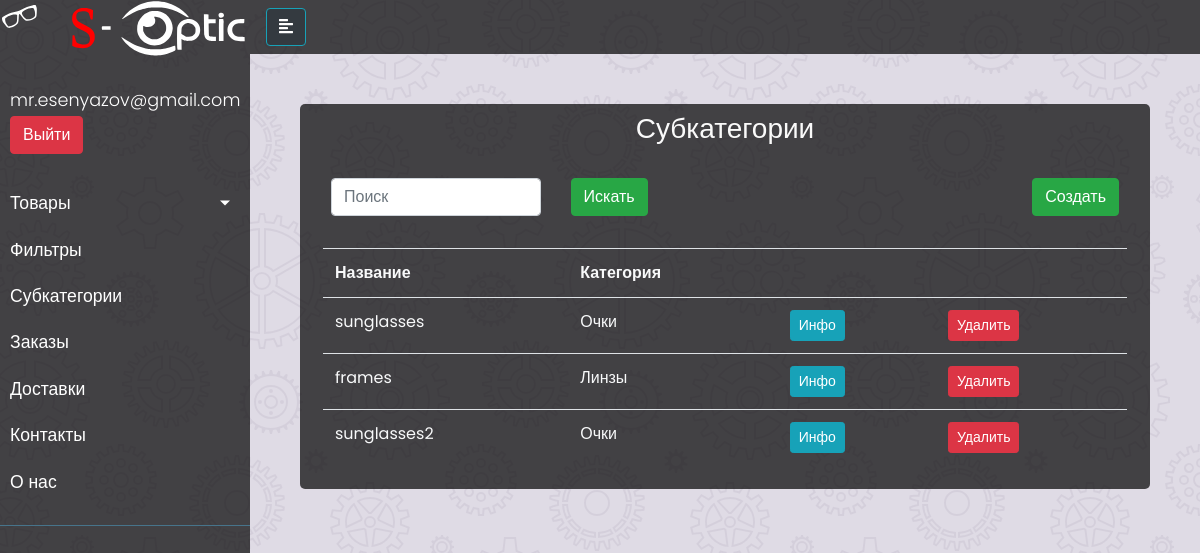
The page /dashboard/products/subcategories/ (signed in) on the database its author committed.
### accounts/models.py (models this page shows, shortened)
class User(AbstractBaseUser, PermissionsMixin):
    email = models.EmailField(max_length=255, unique=True)
    is_active = models.BooleanField(default=True)
    is_staff = models.BooleanField(default=False)
    objects = UserManager()
    USERNAME_FIELD = 'email'
    REQUIRED_FIELDS = []

### products/models.py (models this page shows, shortened)
class SubCategory(models.Model):
    value = models.CharField(max_length=20)
    cat = models.CharField(max_length=20, choices=CATEGORIES)

### dashboard/views.py (the view)
# urls.py: path('products/subcategories/', subcats, name='subcats'),
@login_required(login_url='login')
@staff_member_required(login_url='login')
def subcats(request):
    subcats = SubCategory.objects.all()
    if request.method == 'POST':
        search = request.POST.get('search', None)
        subcats = subcats.filter(value__contains=search)
    context = {
        'subcats': subcats,
        'title': 'Субкатегории'
    }
    return render(request, 'dashboard/subcats/subcats.html', context)

### dashboard/templates/dashboard/subcats/subcats.html (shortened to what this page needs)
{% extends 'dashboard/base.html' %}
{% load static %}
{% block styles %}
    <link rel="stylesheet" href="{% static 'products/style.css' %}">
{% endblock %}
{% block content %}
    <div class="container p-2 content-block">
        <div class="col-md">
            <h3 class="text-center mb-4">{{ title }}</h3>
            <div class=" p-2 d-flex justify-content-between mb-4">
                <form action="" method="POST" class="row">
                    <div class="col-md">
                        <input type="text" name="search" class="form-control" placeholder="Поиск">
                    </div>
                    <div class="col-md">
                        <input type="submit" value="Искать" class="btn btn-success">
                    </div>
                </form>
                <div>
                    <div class="dropdown">
                        <a href="{% url 'subcat_create' %}" class="btn btn-success " type="button"  aria-expanded="false">
                            Создать
                        </a>
                    </div>
                </div>
            </div>
            <div>
                <table class="table w-100 text-light">
                    <tr>
                        <th>Название</th>
                        <th>Категория</th>
                        <th></th>
                        <th></th>
                    </tr>
                    {% for subcat in subcats %}
                        <tr>
                            <td>{{ subcat.value }}</td>
                            <td>
                                {% if subcat.cat == 'frames' %}
                                    Линзы
                                {% elif subcat.cat == 'glasses' %}
                                    Очки
                                {% elif subcat.cat == 'outlet' %}
                                    Outlet
                                {% endif %}
                            </td>
                            <td>
                                <a href="{% url 'subcat_detail' pk=subcat.id %}"
                                   class="btn btn-sm btn-info">Инфо</a>
                            </td>
                            <td>
                                <a href="{% url 'subcat_delete' pk=subcat.id %}"
                                   class="btn btn-sm btn-danger">Удалить</a>
                            </td>
                        </tr>
                    {% endfor %}
                </table>
            </div>
        </div>
    </div>
{% endblock %}

### dashboard/templates/dashboard/base.html (shortened to what this page needs)
{% load static %}
<!doctype html>
<html lang="en">
<head>
    <link rel="stylesheet" href="https://stackpath.bootstrapcdn.com/bootstrap/4.5.2/css/bootstrap.min.css"
>
    <link rel="stylesheet" href="{% static 'dash.css' %}">
    <link rel="stylesheet"
          href="https://cdnjs.cloudflare.com/ajax/libs/malihu-custom-scrollbar-plugin/3.1.5/jquery.mCustomScrollbar.min.css">
    {% block styles %}{% endblock %}
</head>
<body>
<div class="wrapper">
    <nav id="sidebar">
        <div>
            <img width="100%" src="{% static 'logo.svg' %}">
        </div>
        <ul class="list-unstyled components">
            <p>{{ request.user.email }}
                <a class="btn btn-danger" href="{% url 'logout' %}">Выйти</a>
            </p>
            <li>
                <a href="#homeSubmenu" data-toggle="collapse" aria-expanded="false" class="dropdown-toggle">Товары</a>
            </li>
            <li>
                <a href="{% url 'filters' %}">Фильтры</a>
            </li>
            <li>
                <a href="{% url 'subcats' %}">Субкатегории</a>
            </li>
            <li>
                <a href="{% url 'orders' %}">Заказы</a>
            </li>
            <li>
                <a href="{% url 'deliveries' %}">Доставки</a>
            </li>
            <li>
                <a href="{% url 'contacts_detail' %}">Контакты</a>
            </li>
            <li>
                <a href="{% url 'about_us_detail' %}">О нас</a>
            </li>
        </ul>
    </nav>
    <div id="content">
        <nav class="navbar navbar-expand-lg navbar-light bg-light" id="navbar">
            <button type="button" id="sidebarCollapse" class="btn btn-info bg-dark">
                <i class="fas fa-align-left "></i>
            </button>
        </nav>
        <div class="container">
            {% block content %}
            {% endblock %}
        </div>
    </div>
</div>
</body>
</html>

### static/dash.css (style rules this page uses)
body { font-family: 'Poppins', sans-serif; background-color: #DFDBE5; color: #fafafa !important; }
.content-block { background: rgba(0, 0, 0, 0.7); border-radius: 5px; }
p { font-family: 'Poppins', sans-serif; font-size: 1.1em; font-weight: 300; line-height: 1.7em; color: #999; }
a, a:hover, a:focus { color: inherit; text-decoration: none; transition: all 0.3s; }
#sidebar { min-width: 250px; max-width: 250px; min-height: 100vh; background: rgba(0, 0, 0, 0.7) !important; color: #fff; transition: all 0.3s; }
#navbar { width: 100% !important; background: rgba(0, 0, 0, 0.7) !important; }
#content { width: 100%; }
#content .container { padding: 50px; }
#sidebar ul.components { padding: 20px 0; border-bottom: 1px solid #47748b; }
#sidebar ul p { color: #fff; padding: 10px; }
#sidebar ul li a { padding: 10px; font-size: 1.1em; display: block; }
.wrapper { display: flex; width: 100%; align-items: stretch; }
a[data-toggle="collapse"] { position: relative; }
.dropdown-toggle::after { display: block; position: absolute; top: 50%; right: 20px; transform: translateY(-50%); }

### static/style.css (style rules this page uses)
body, html { margin: 0; padding: 0; height: 100%; background-color: #DFDBE5; }

### rows shown on the page
User: user.email "mr.esenyazov@gmail.com"
SubCategory: value "sunglasses", cat "Очки"
SubCategory: value "frames", cat "Линзы"
SubCategory: value "sunglasses2", cat "Очки"

### other values the page prints
{{ title }} "Субкатегории"
